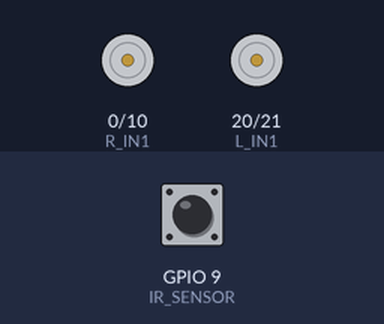
Bench run of a sketch on a simulated ESP32-S3. Parts: motor-driver pin pairs drawn as motors (green arrow = first pin HIGH = forward, orange = second pin HIGH = backward, longer = more drive). The inputs (shaded band) are chosen by the test bench; at power-on: GPIO 9 (IR_SENSOR) HIGH. What the sketch prints to the serial monitor is not drawn.

Above: at 3.2 s.
3.3 s: GPIO 9 (IR_SENSOR) driven LOW
At 4.1 s:
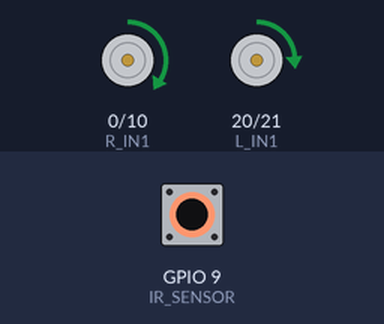
5.8 s: GPIO 9 (IR_SENSOR) driven HIGH
At 7.1 s:
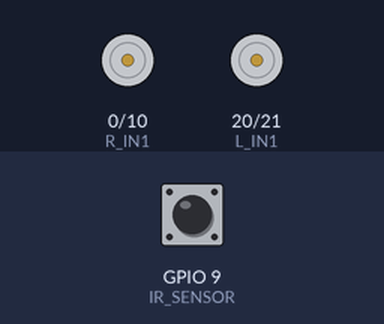
8.8 s: GPIO 9 (IR_SENSOR) pulsed LOW 2 times (0.12 s each, 0.3 s apart)
At 9.5 s:
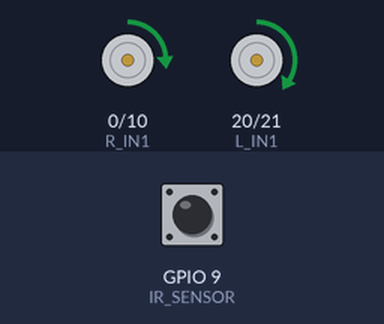
12.4 s: GPIO 9 (IR_SENSOR) pulsed LOW 5 times (0.12 s each, 0.3 s apart)
At 15.1 s:
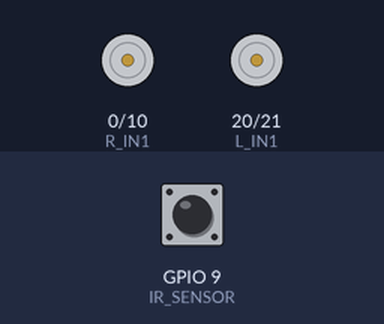
Timing chart, 0 to 16.6 s (numbered marks = the images above; inputs shaded):
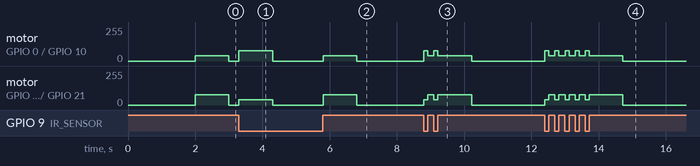

Measured:
- after the input at 3.3 s, motor on GPIO 0 (R_IN1) / GPIO 10 (R_IN2): stopped → forward 76/255 at once, → stopped 1.0 s later; motor on GPIO 20 (L_IN1) / GPIO 21 (L_IN2): stopped → forward 38/255 at once, → stopped 1.0 s later
- after the input at 5.8 s, motor on GPIO 0 (R_IN1) / GPIO 10 (R_IN2): stopped → forward 38/255 at once, → stopped 1.0 s later; motor on GPIO 20 (L_IN1) / GPIO 21 (L_IN2): stopped → forward 76/255 at once, → stopped 1.0 s later

The sketch:

e8_linefollower.ino
```cpp
// e8_linefollower - Single IR sensor edge follower
// Follows the LEFT edge of a dark line on a light surface.
//
// Strategy: keep the sensor on the boundary so it toggles.
//   Line seen  (LOW)  → steer left  (line is under sensor, drift left to find edge)
//   Line absent (HIGH) → steer right (lost the edge, curve back toward line)
//
// Motors: Left IN1=20, IN2=21 | Right IN1=0, IN2=10
// IR:     GPIO9 (LOW = line detected)

// Motor pins
#define L_IN1 20
#define L_IN2 21
#define R_IN1 0
#define R_IN2 10

// Motor PWM config
#define MOTOR_FREQ 100   // Hz
#define MOTOR_RES  10    // 10-bit: duty range 0-1023
#define MOTOR_MAX  1023

// Tuning (0.0 – 1.0 as a fraction of MOTOR_MAX)
#define BASE_SPEED_PCT  0.30f   // outer-wheel speed during a turn
#define TURN_SPEED_PCT  0.15f   // inner-wheel speed during a turn
#define STALL_TIMEOUT_MS 1000   // stop if sensor state unchanged for this long (ms)

#define BASE_SPEED  ((int)(BASE_SPEED_PCT * MOTOR_MAX))
#define TURN_SPEED  ((int)(TURN_SPEED_PCT * MOTOR_MAX))

// Stall detection state
int lastLine = -1;              // -1 forces a "change" on the first read
unsigned long lastChangeMs = 0;

// IR sensor
#define IR_SENSOR 9       // LOW = line detected

void setMotor(int in1, int in2, int speed) {
  if (speed > 0) {
    ledcWrite(in1, speed); ledcWrite(in2, 0);
  } else if (speed < 0) {
    ledcWrite(in1, 0);     ledcWrite(in2, -speed);
  } else {
    ledcWrite(in1, 0);     ledcWrite(in2, 0);
  }
}

void setup() {
  Serial.begin(115200);

  ledcAttach(L_IN1, MOTOR_FREQ, MOTOR_RES); ledcAttach(L_IN2, MOTOR_FREQ, MOTOR_RES);
  ledcAttach(R_IN1, MOTOR_FREQ, MOTOR_RES); ledcAttach(R_IN2, MOTOR_FREQ, MOTOR_RES);
  setMotor(L_IN1, L_IN2, 0);
  setMotor(R_IN1, R_IN2, 0);

  pinMode(IR_SENSOR, INPUT);

  delay(2000);  // time to place the robot before it starts moving
  lastChangeMs = millis();      // start the stall timer from here
  Serial.println("=== Line Follower Started ===");
}

void loop() {
  int line = digitalRead(IR_SENSOR);  // LOW = line seen
  unsigned long now = millis();

  // Update stall timer on any state change
  if (line != lastLine) {
    lastLine = line;
    lastChangeMs = now;
  }

  // Stop if the sensor has been stuck in the same state too long
  if (now - lastChangeMs >= STALL_TIMEOUT_MS) {
    setMotor(L_IN1, L_IN2, 0);
    setMotor(R_IN1, R_IN2, 0);
    Serial.println("Stalled -> stopped");
    return;
  }

  if (line == LOW) {
    // On the line - steer left
    setMotor(L_IN1, L_IN2, TURN_SPEED);
    setMotor(R_IN1, R_IN2, BASE_SPEED);
    Serial.println("Line  -> steer LEFT");
  } else {
    // Off the line - steer right
    setMotor(L_IN1, L_IN2, BASE_SPEED);
    setMotor(R_IN1, R_IN2, TURN_SPEED);
    Serial.println("Clear -> steer RIGHT");
  }
}
```
